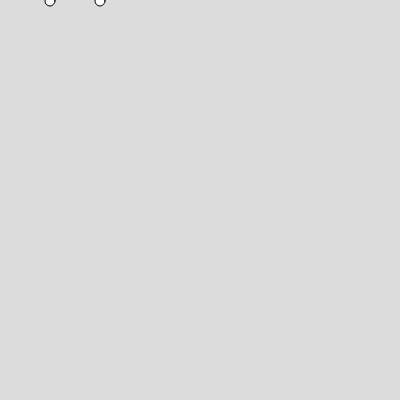
Frame 1 (no input)
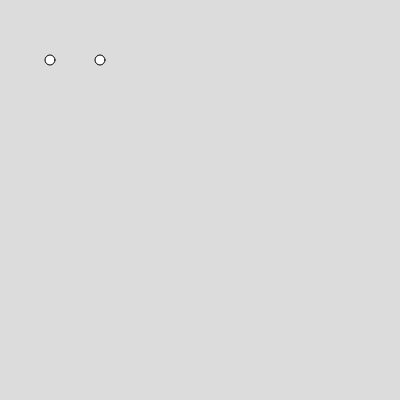
Frame 60 (no input)
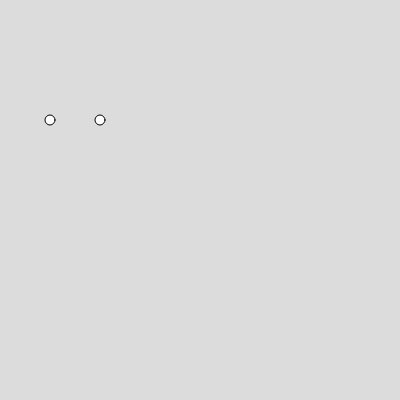
Frame 120 (the mouse pressed at the canvas centre since frame 60)

The p5.js sketch that drew these frames (run headless with seeded random() and noise() and a simulated clock; from frame 60 on, the mouse is pressed at the canvas centre):

// p5.js sketch
// ── sketch.js
// IGME-609: Arrays in-class demo
// Erika Mesh

// X and Y variables for each moving snowflake
var snowflake1X;
var snowflake1Y;
var snowflake2X;
var snowflake2Y;

function setup() {  
  createCanvas(400, 400);
  snowflake1X = 50;
  snowflake1Y = 0;
  snowflake2X = 100;
  snowflake2Y = 0;
  
  var groceries = ["rice", "chicken", "lettuce"];	
  var newArray = [];
  var nonArrayVar = "text";
  
  console.log(nonArrayVar);
  console.log(groceries[2]);
  console.log(groceries[1]);
  console.log(groceries[0]);

  var daysInMonths = [31, 28, 31, 30, 31, 30, 31, 31, 30, 31, 30, 31];
  var currentMonth = 2;
  var randomMonth = int(random(11));
  console.log(randomMonth+" has "+daysInMonths[randomMonth]+" days");

  
}

function draw() {
  // Clear background for smooth animation 
  background(220);

  // Increase Y position of each snowflake
  snowflake1Y++;
  snowflake2Y++; 
 
  // Wrap them to the top when they hit canvas bottom
  if(snowflake1Y > height)  {
    snowflake1Y = 0;  
  }
  if(snowflake2Y > height)  {
    snowflake2Y = 0;
  }
  
  // Draw snowflakes
  ellipse(snowflake1X, snowflake1Y, 10, 10);
  ellipse(snowflake2X, snowflake2Y, 10, 10);
}
